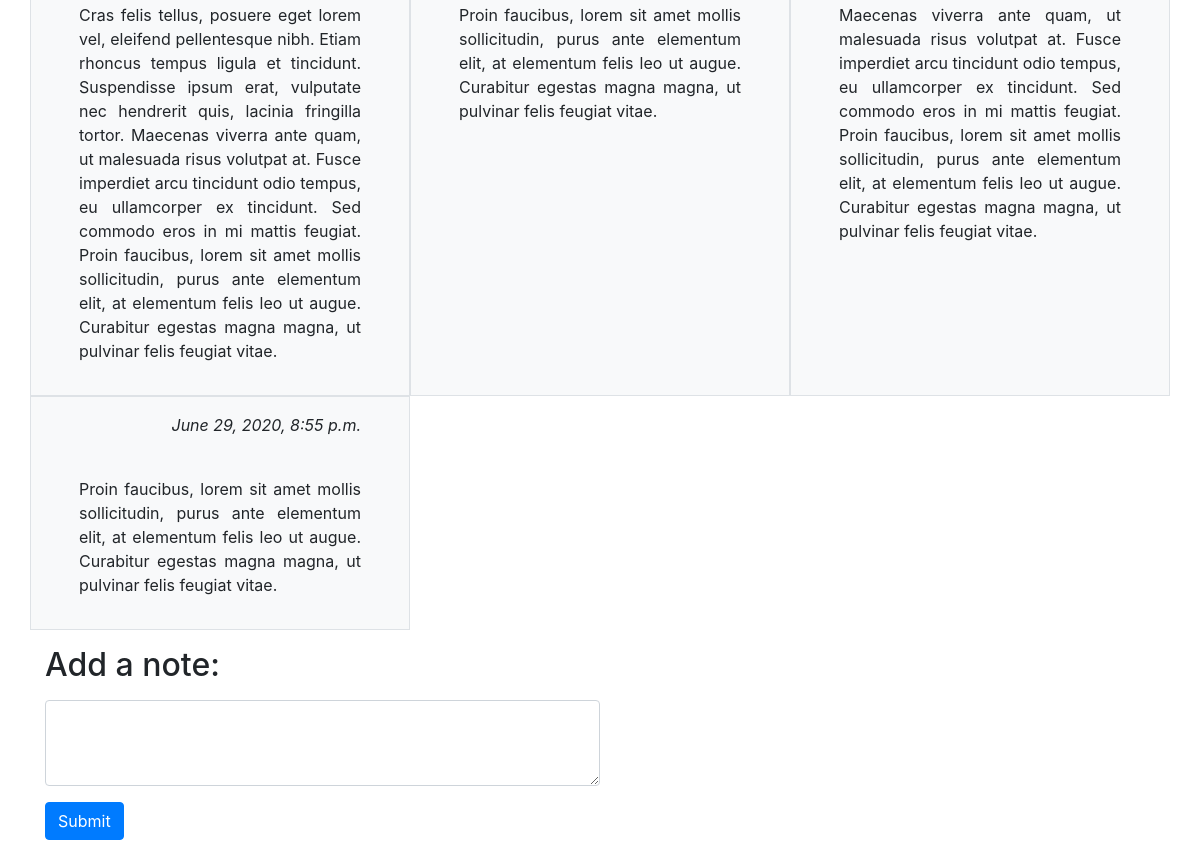
Before: / (lower part) with the older database file.
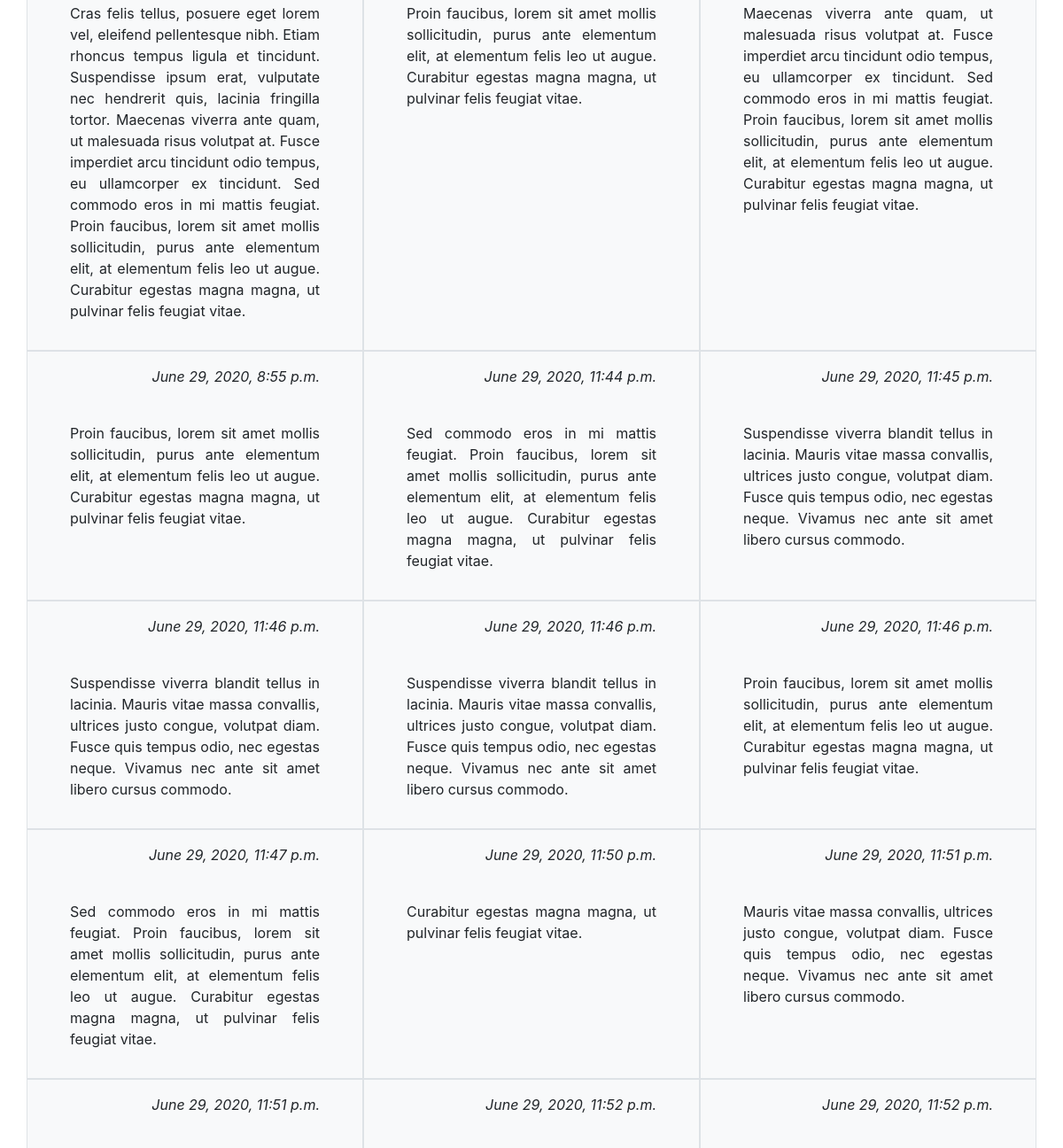
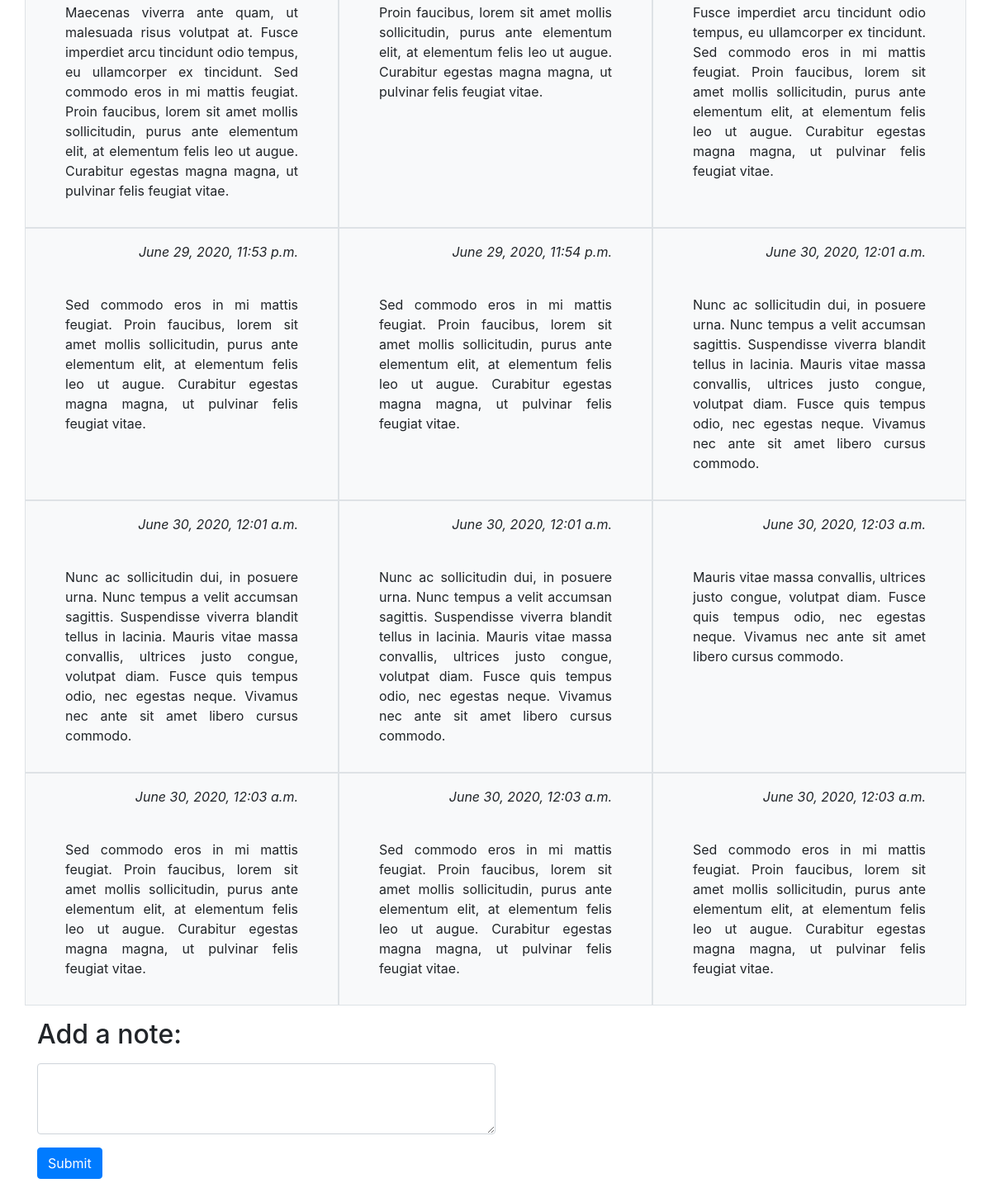
After: the same page with the newer database file (2 pictures, top to bottom).
### ajax_posts_app/models.py (models this page shows)
class Post(models.Model):
    content = models.TextField()
    created_at = models.DateTimeField(auto_now_add=True)
    updated_at = models.DateTimeField(auto_now=True)

### ajax_posts_app/views.py (the view)
# urls.py: path('', views.index),
def index(request):
    context = {
        'all_posts': Post.objects.all()
    }
    return render(request, 'index.html', context)

### ajax_posts_app/templates/index.html (shortened to what this page needs)
<!DOCTYPE html>
<html lang="en">
<head>
    <link rel="stylesheet" href="https://stackpath.bootstrapcdn.com/bootstrap/4.5.0/css/bootstrap.min.css">
</head>
<body>
    <div class="container ">
        <div id="posts" class="row">
            {%for post in all_posts%}
            <div class="col-md-4 py-3 px-lg-5 border bg-light">
                <p class="font-italic text-right">{{post.created_at}}</p><br>
                <p class="text-justify">{{post.content}}</p></div>
            {%endfor%}
        </div>
        <div>
            <h2 class="my-3">Add a note:</h2>
            <form action="/create_post" method="POST">
                <div class="form-group">
                    <textarea class="form-control w-50" name="post_content" rows="3"></textarea>
                    <input type="submit" class="btn btn-primary my-3" name="" id="">
                </div>
            </form>
        </div>
    </div>
</body>
</html>

Changed rows visible on the page:
added Post: created_at "June 29, 2020, 11:44 p.m.", content "Sed commodo eros in mi mattis feugiat. Proin faucibus, lorem sit amet mollis sollicitudin, purus ante elementum elit, at elementum felis leo ut augue. Curabitur egestas magna magna, ut pulvinar felis feugiat vitae."
added Post: created_at "June 29, 2020, 11:45 p.m.", content "Suspendisse viverra blandit tellus in lacinia. Mauris vitae massa convallis, ultrices justo congue, volutpat diam. Fusce quis tempus odio, nec egestas neque. Vivamus nec ante sit amet libero cursus commodo."
added Post: created_at "June 29, 2020, 11:46 p.m.", content "Suspendisse viverra blandit tellus in lacinia. Mauris vitae massa convallis, ultrices justo congue, volutpat diam. Fusce quis tempus odio, nec egestas neque. Vivamus nec ante sit amet libero cursus commodo."
added Post: created_at "June 29, 2020, 11:46 p.m.", content "Suspendisse viverra blandit tellus in lacinia. Mauris vitae massa convallis, ultrices justo congue, volutpat diam. Fusce quis tempus odio, nec egestas neque. Vivamus nec ante sit amet libero cursus commodo."
added Post: created_at "June 29, 2020, 11:46 p.m.", content "Proin faucibus, lorem sit amet mollis sollicitudin, purus ante elementum elit, at elementum felis leo ut augue. Curabitur egestas magna magna, ut pulvinar felis feugiat vitae."
added Post: created_at "June 29, 2020, 11:47 p.m.", content "Sed commodo eros in mi mattis feugiat. Proin faucibus, lorem sit amet mollis sollicitudin, purus ante elementum elit, at elementum felis leo ut augue. Curabitur egestas magna magna, ut pulvinar felis feugiat vitae."
added Post: created_at "June 29, 2020, 11:50 p.m.", content "Curabitur egestas magna magna, ut pulvinar felis feugiat vitae."
added Post: created_at "June 29, 2020, 11:51 p.m.", content "Mauris vitae massa convallis, ultrices justo congue, volutpat diam. Fusce quis tempus odio, nec egestas neque. Vivamus nec ante sit amet libero cursus commodo."
added Post: created_at "June 29, 2020, 11:51 p.m.", content "Maecenas viverra ante quam, ut malesuada risus volutpat at. Fusce imperdiet arcu tincidunt odio tempus, eu ullamcorper ex tincidunt. Sed commodo eros in mi mattis feugiat. Proin faucibus, lorem sit amet mollis sollicitudin, purus ante elementum elit, at elementum felis leo ut augue. Curabitur egestas magna magna, ut pulvinar felis feugiat vitae."
added Post: created_at "June 29, 2020, 11:52 p.m.", content "Proin faucibus, lorem sit amet mollis sollicitudin, purus ante elementum elit, at elementum felis leo ut augue. Curabitur egestas magna magna, ut pulvinar felis feugiat vitae."
added Post: created_at "June 29, 2020, 11:52 p.m.", content "Fusce imperdiet arcu tincidunt odio tempus, eu ullamcorper ex tincidunt. Sed commodo eros in mi mattis feugiat. Proin faucibus, lorem sit amet mollis sollicitudin, purus ante elementum elit, at elementum felis leo ut augue. Curabitur egestas magna magna, ut pulvinar felis feugiat vitae."
added Post: created_at "June 29, 2020, 11:53 p.m.", content "Sed commodo eros in mi mattis feugiat. Proin faucibus, lorem sit amet mollis sollicitudin, purus ante elementum elit, at elementum felis leo ut augue. Curabitur egestas magna magna, ut pulvinar felis feugiat vitae."
added Post: created_at "June 29, 2020, 11:54 p.m.", content "Sed commodo eros in mi mattis feugiat. Proin faucibus, lorem sit amet mollis sollicitudin, purus ante elementum elit, at elementum felis leo ut augue. Curabitur egestas magna magna, ut pulvinar felis feugiat vitae."
added Post: created_at "June 30, 2020, 12:01 a.m.", content "Nunc ac sollicitudin dui, in posuere urna. Nunc tempus a velit accumsan sagittis. Suspendisse viverra blandit tellus in lacinia. Mauris vitae massa convallis, ultrices justo congue, volutpat diam. Fusce quis tempus odio, nec egestas neque. Vivamus nec ante sit amet libero cursus commodo."
added Post: created_at "June 30, 2020, 12:01 a.m.", content "Nunc ac sollicitudin dui, in posuere urna. Nunc tempus a velit accumsan sagittis. Suspendisse viverra blandit tellus in lacinia. Mauris vitae massa convallis, ultrices justo congue, volutpat diam. Fusce quis tempus odio, nec egestas neque. Vivamus nec ante sit amet libero cursus commodo."
added Post: created_at "June 30, 2020, 12:01 a.m.", content "Nunc ac sollicitudin dui, in posuere urna. Nunc tempus a velit accumsan sagittis. Suspendisse viverra blandit tellus in lacinia. Mauris vitae massa convallis, ultrices justo congue, volutpat diam. Fusce quis tempus odio, nec egestas neque. Vivamus nec ante sit amet libero cursus commodo."
added Post: created_at "June 30, 2020, 12:03 a.m.", content "Mauris vitae massa convallis, ultrices justo congue, volutpat diam. Fusce quis tempus odio, nec egestas neque. Vivamus nec ante sit amet libero cursus commodo."
added Post: created_at "June 30, 2020, 12:03 a.m.", content "Sed commodo eros in mi mattis feugiat. Proin faucibus, lorem sit amet mollis sollicitudin, purus ante elementum elit, at elementum felis leo ut augue. Curabitur egestas magna magna, ut pulvinar felis feugiat vitae."
added Post: created_at "June 30, 2020, 12:03 a.m.", content "Sed commodo eros in mi mattis feugiat. Proin faucibus, lorem sit amet mollis sollicitudin, purus ante elementum elit, at elementum felis leo ut augue. Curabitur egestas magna magna, ut pulvinar felis feugiat vitae."
added Post: created_at "June 30, 2020, 12:03 a.m.", content "Sed commodo eros in mi mattis feugiat. Proin faucibus, lorem sit amet mollis sollicitudin, purus ante elementum elit, at elementum felis leo ut augue. Curabitur egestas magna magna, ut pulvinar felis feugiat vitae."
